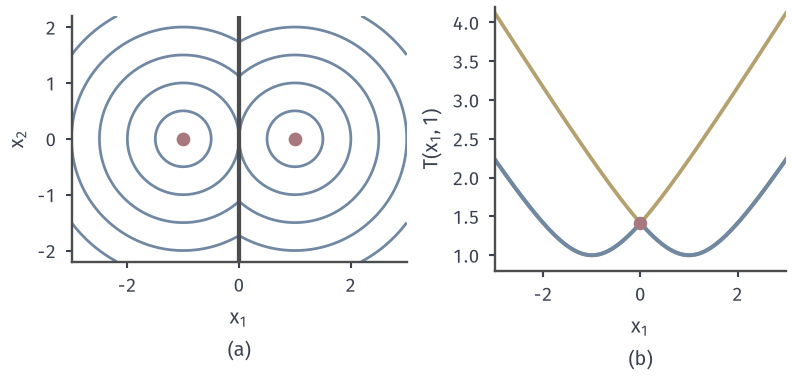

Recreate this plot in Python.
from pathlib import Path
import sys
ROOT = next(p for p in Path(__file__).resolve().parents if (p/"build.sh").is_file() and (p/"tex/book.tex").is_file())
sys.path.insert(0, str(ROOT/"figures/06-differential-equations/02-partial-differential-equations/matplotlib/hj-common"))
from hj_common import *
HERE = Path(__file__).resolve().parent
# Target: arrival T=min(|x-a|,|x-b|), a=(-1,0), b=(1,0); (b) section x2=1 with other branches.
fig, axs = figure(width_mm=112, height_mm=54, ncols=2, width_ratios=[1.15,1])
ax=axs[0]; style(ax)
xs=np.linspace(-3,3,801); ys=np.linspace(-2.2,2.2,601); X,Y=np.meshgrid(xs,ys)
T1=np.hypot(X+1,Y); T2=np.hypot(X-1,Y); T=np.minimum(T1,T2)
ax.contour(X,Y,T,levels=[.5,1,1.5,2,2.5],colors=[BLUE],linewidths=1.1)
ax.plot([0,0],[-2.2,2.2],color=LINE,lw=1.7)
ax.plot([-1,1],[0,0],'o',ms=4.5,color=RED,zorder=6)
ax.set_aspect('equal'); ax.set_xlim(-3,3); ax.set_ylim(-2.2,2.2); ax.set_ylabel('$x_2$'); sub(ax,'a','$x_1$')
ax=axs[1]; style(ax)
x=np.linspace(-3,3,801); a=np.hypot(x+1,1); b=np.hypot(x-1,1)
ax.plot(x,a,color=YELLOW,lw=1.5); ax.plot(x,b,color=YELLOW,lw=1.5)
ax.plot(x,np.minimum(a,b),color=BLUE,lw=1.6)
ax.plot([0],[np.sqrt(2)],'o',ms=4.4,color=RED,zorder=6)
ax.set_xlim(-3,3); ax.set_ylim(.8,4.2); ax.set_ylabel('$T(x_1,1)$'); sub(ax,'b','$x_1$')
save(fig,HERE,'figure',{'formula':'T=min(|x-a|,|x-b|); section x2=1, kink value sqrt 2'})
